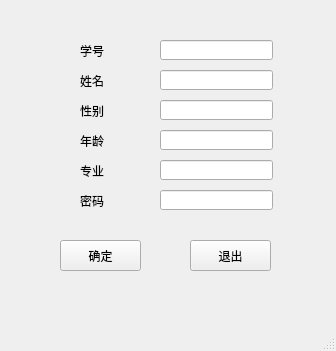
<?xml version="1.0" encoding="UTF-8"?>
<ui version="4.0">
 <class>admin_change</class>
 <widget class="QMainWindow" name="admin_change">
  <property name="geometry">
   <rect>
    <x>0</x>
    <y>0</y>
    <width>336</width>
    <height>351</height>
   </rect>
  </property>
  <property name="windowTitle">
   <string>MainWindow</string>
  </property>
  <widget class="QWidget" name="centralwidget">
   <widget class="QLabel" name="label">
    <property name="geometry">
     <rect>
      <x>80</x>
      <y>40</y>
      <width>41</width>
      <height>21</height>
     </rect>
    </property>
    <property name="text">
     <string>学号</string>
    </property>
   </widget>
   <widget class="QLabel" name="label_2">
    <property name="geometry">
     <rect>
      <x>80</x>
      <y>160</y>
      <width>51</width>
      <height>21</height>
     </rect>
    </property>
    <property name="text">
     <string>专业</string>
    </property>
   </widget>
   <widget class="QLabel" name="label_3">
    <property name="geometry">
     <rect>
      <x>80</x>
      <y>100</y>
      <width>61</width>
      <height>21</height>
     </rect>
    </property>
    <property name="text">
     <string>性别</string>
    </property>
   </widget>
   <widget class="QLabel" name="label_4">
    <property name="geometry">
     <rect>
      <x>80</x>
      <y>130</y>
      <width>41</width>
      <height>21</height>
     </rect>
    </property>
    <property name="text">
     <string>年龄</string>
    </property>
   </widget>
   <widget class="QLineEdit" name="lineEdit_number">
    <property name="geometry">
     <rect>
      <x>160</x>
      <y>40</y>
      <width>113</width>
      <height>20</height>
     </rect>
    </property>
   </widget>
   <widget class="QLabel" name="label_5">
    <property name="geometry">
     <rect>
      <x>80</x>
      <y>70</y>
      <width>51</width>
      <height>21</height>
     </rect>
    </property>
    <property name="text">
     <string>姓名</string>
    </property>
   </widget>
   <widget class="QLineEdit" name="lineEdit_sex">
    <property name="geometry">
     <rect>
      <x>160</x>
      <y>100</y>
      <width>113</width>
      <height>20</height>
     </rect>
    </property>
   </widget>
   <widget class="QLineEdit" name="lineEdit_class">
    <property name="geometry">
     <rect>
      <x>160</x>
      <y>160</y>
      <width>113</width>
      <height>20</height>
     </rect>
    </property>
   </widget>
   <widget class="QLineEdit" name="lineEdit_age">
    <property name="geometry">
     <rect>
      <x>160</x>
      <y>130</y>
      <width>113</width>
      <height>20</height>
     </rect>
    </property>
   </widget>
   <widget class="QLineEdit" name="lineEdit_name">
    <property name="geometry">
     <rect>
      <x>160</x>
      <y>70</y>
      <width>113</width>
      <height>20</height>
     </rect>
    </property>
   </widget>
   <widget class="QPushButton" name="pushButton_enter">
    <property name="geometry">
     <rect>
      <x>60</x>
      <y>240</y>
      <width>81</width>
      <height>31</height>
     </rect>
    </property>
    <property name="text">
     <string>确定</string>
    </property>
   </widget>
   <widget class="QPushButton" name="pushButton_exit">
    <property name="geometry">
     <rect>
      <x>190</x>
      <y>240</y>
      <width>81</width>
      <height>31</height>
     </rect>
    </property>
    <property name="text">
     <string>退出</string>
    </property>
   </widget>
   <widget class="QLabel" name="label_6">
    <property name="geometry">
     <rect>
      <x>80</x>
      <y>190</y>
      <width>41</width>
      <height>21</height>
     </rect>
    </property>
    <property name="text">
     <string>密码</string>
    </property>
   </widget>
   <widget class="QLineEdit" name="lineEdit_passowrd">
    <property name="geometry">
     <rect>
      <x>160</x>
      <y>190</y>
      <width>113</width>
      <height>20</height>
     </rect>
    </property>
   </widget>
  </widget>
  <widget class="QMenuBar" name="menubar">
   <property name="geometry">
    <rect>
     <x>0</x>
     <y>0</y>
     <width>336</width>
     <height>26</height>
    </rect>
   </property>
  </widget>
  <widget class="QStatusBar" name="statusbar"/>
 </widget>
 <resources/>
 <connections/>
</ui>
